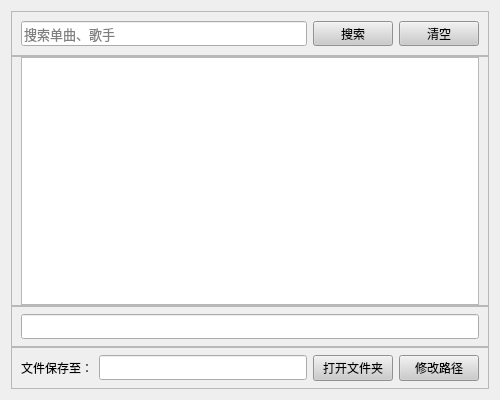
<?xml version="1.0" encoding="UTF-8"?>
<ui version="4.0">
 <class>widget</class>
 <widget class="QWidget" name="widget">
  <property name="geometry">
   <rect>
    <x>0</x>
    <y>0</y>
    <width>500</width>
    <height>400</height>
   </rect>
  </property>
  <property name="minimumSize">
   <size>
    <width>500</width>
    <height>400</height>
   </size>
  </property>
  <property name="maximumSize">
   <size>
    <width>500</width>
    <height>400</height>
   </size>
  </property>
  <property name="windowTitle">
   <string>酷狗音乐下载器</string>
  </property>
  <layout class="QVBoxLayout" name="verticalLayout" stretch="1,6,1,1">
   <property name="spacing">
    <number>0</number>
   </property>
   <item>
    <widget class="QFrame" name="frame">
     <property name="frameShape">
      <enum>QFrame::StyledPanel</enum>
     </property>
     <property name="frameShadow">
      <enum>QFrame::Raised</enum>
     </property>
     <layout class="QHBoxLayout" name="horizontalLayout">
      <item>
       <widget class="QLineEdit" name="lineEdit_search">
        <property name="minimumSize">
         <size>
          <width>0</width>
          <height>25</height>
         </size>
        </property>
        <property name="maximumSize">
         <size>
          <width>16777215</width>
          <height>25</height>
         </size>
        </property>
        <property name="font">
         <font>
          <pointsize>10</pointsize>
         </font>
        </property>
        <property name="placeholderText">
         <string>搜索单曲、歌手</string>
        </property>
        <property name="clearButtonEnabled">
         <bool>true</bool>
        </property>
       </widget>
      </item>
      <item>
       <widget class="QPushButton" name="pushButton_search">
        <property name="minimumSize">
         <size>
          <width>0</width>
          <height>25</height>
         </size>
        </property>
        <property name="styleSheet">
         <string notr="true">QPushButton {
	background-color: rgb(203, 203, 203);
}
QPushButton:hover {
	background-color: rgb(152, 152, 152);
}
QPushButton:pressed {
	background-color: rgb(118, 118, 118);
}</string>
        </property>
        <property name="text">
         <string>搜索</string>
        </property>
       </widget>
      </item>
      <item>
       <widget class="QPushButton" name="pushButton_clear">
        <property name="minimumSize">
         <size>
          <width>0</width>
          <height>25</height>
         </size>
        </property>
        <property name="styleSheet">
         <string notr="true">QPushButton {
	background-color: rgb(203, 203, 203);
}
QPushButton:hover {
	background-color: rgb(152, 152, 152);
}
QPushButton:pressed {
	background-color: rgb(118, 118, 118);
}</string>
        </property>
        <property name="text">
         <string>清空</string>
        </property>
       </widget>
      </item>
     </layout>
    </widget>
   </item>
   <item>
    <widget class="QFrame" name="frame_3">
     <property name="frameShape">
      <enum>QFrame::StyledPanel</enum>
     </property>
     <property name="frameShadow">
      <enum>QFrame::Raised</enum>
     </property>
     <layout class="QHBoxLayout" name="horizontalLayout_2">
      <property name="spacing">
       <number>0</number>
      </property>
      <property name="topMargin">
       <number>0</number>
      </property>
      <property name="bottomMargin">
       <number>0</number>
      </property>
      <item>
       <widget class="QListWidget" name="listWidget"/>
      </item>
     </layout>
    </widget>
   </item>
   <item>
    <widget class="QFrame" name="frame_2">
     <property name="frameShape">
      <enum>QFrame::StyledPanel</enum>
     </property>
     <property name="frameShadow">
      <enum>QFrame::Raised</enum>
     </property>
     <layout class="QHBoxLayout" name="horizontalLayout_4">
      <property name="spacing">
       <number>0</number>
      </property>
      <property name="topMargin">
       <number>0</number>
      </property>
      <property name="bottomMargin">
       <number>0</number>
      </property>
      <item>
       <widget class="QLineEdit" name="lineEdit_info">
        <property name="minimumSize">
         <size>
          <width>0</width>
          <height>25</height>
         </size>
        </property>
        <property name="maximumSize">
         <size>
          <width>16777215</width>
          <height>25</height>
         </size>
        </property>
        <property name="font">
         <font>
          <pointsize>10</pointsize>
         </font>
        </property>
       </widget>
      </item>
     </layout>
    </widget>
   </item>
   <item>
    <widget class="QFrame" name="frame_4">
     <property name="frameShape">
      <enum>QFrame::StyledPanel</enum>
     </property>
     <property name="frameShadow">
      <enum>QFrame::Raised</enum>
     </property>
     <layout class="QHBoxLayout" name="horizontalLayout_3">
      <property name="topMargin">
       <number>0</number>
      </property>
      <property name="bottomMargin">
       <number>0</number>
      </property>
      <item>
       <widget class="QLabel" name="label">
        <property name="text">
         <string>文件保存至：</string>
        </property>
       </widget>
      </item>
      <item>
       <widget class="QLineEdit" name="lineEdit_path">
        <property name="enabled">
         <bool>true</bool>
        </property>
        <property name="minimumSize">
         <size>
          <width>0</width>
          <height>25</height>
         </size>
        </property>
        <property name="maximumSize">
         <size>
          <width>16777215</width>
          <height>25</height>
         </size>
        </property>
        <property name="font">
         <font>
          <pointsize>10</pointsize>
         </font>
        </property>
       </widget>
      </item>
      <item>
       <widget class="QPushButton" name="pushButton_openpath">
        <property name="minimumSize">
         <size>
          <width>0</width>
          <height>25</height>
         </size>
        </property>
        <property name="styleSheet">
         <string notr="true">QPushButton {
	background-color: rgb(203, 203, 203);
}
QPushButton:hover {
	background-color: rgb(152, 152, 152);
}
QPushButton:pressed {
	background-color: rgb(118, 118, 118);
}</string>
        </property>
        <property name="text">
         <string>打开文件夹</string>
        </property>
       </widget>
      </item>
      <item>
       <widget class="QPushButton" name="pushButton_modifypath">
        <property name="minimumSize">
         <size>
          <width>0</width>
          <height>25</height>
         </size>
        </property>
        <property name="styleSheet">
         <string notr="true">QPushButton {
	background-color: rgb(203, 203, 203);
}
QPushButton:hover {
	background-color: rgb(152, 152, 152);
}
QPushButton:pressed {
	background-color: rgb(118, 118, 118);
}</string>
        </property>
        <property name="text">
         <string>修改路径</string>
        </property>
       </widget>
      </item>
     </layout>
    </widget>
   </item>
  </layout>
 </widget>
 <resources/>
 <connections/>
</ui>
